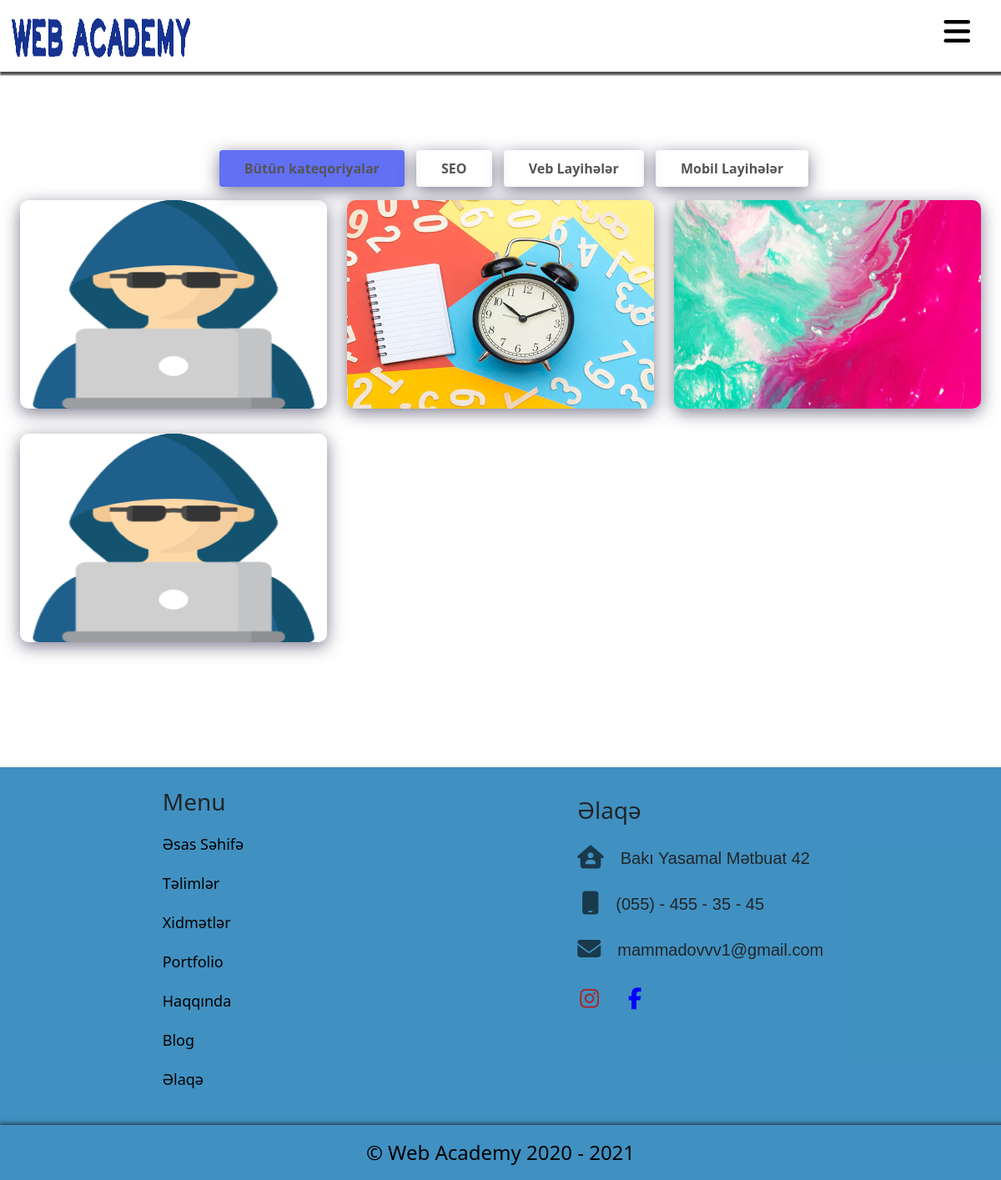
The app's page /portofilo.php with its own data.
### tables this page shows
CREATE TABLE `portfolio` (
  `id` bigint(20) UNSIGNED NOT NULL,
  `kateqoriya` varchar(250) NOT NULL,
  `adi` varchar(150) NOT NULL,
  `info` varchar(500) DEFAULT NULL,
  `link` varchar(150) NOT NULL,
  `status` enum('0','1') NOT NULL DEFAULT '0',
  `sekil` varchar(250) NOT NULL
);

CREATE TABLE `nizamlamalar` (
  `id` int(2) UNSIGNED NOT NULL,
  `basliq` varchar(256) NOT NULL,
  `aciqlama` varchar(256) NOT NULL,
  `robots` varchar(250) NOT NULL,
  `logo` varchar(250) NOT NULL,
  `unvan` varchar(150) NOT NULL,
  `email` varchar(100) NOT NULL,
  `tel` varchar(25) NOT NULL,
  `mobil` varchar(25) NOT NULL,
  `facebook` varchar(250) NOT NULL,
  `instagram` varchar(250) NOT NULL,
  `haqqinda` text NOT NULL,
  `sekil` varchar(250) NOT NULL,
  `slide1` varchar(250) NOT NULL,
  `slide2` varchar(250) NOT NULL,
  `slide3` varchar(250) NOT NULL
);

### admin/settings/code/front.php (called while the page is built, shortened)
<?php
$db = new DBConnection;
require_once 'admin/settings/class/general.php';
require_once 'admin/settings/class/crud.php';
$General =  new General;
$CRUD = new CRUD;
 $setting=$CRUD->Select('nizamlamalar');
 $portfolio=$CRUD->Select('portfolio',1,'where status<>1');
$portfoliokateqoriya=[];

### admin/settings/class/general.php (called while the page is built, shortened)
<?php
class General {
    public function SEO($str, $options = array())
    {
        $str = mb_convert_encoding((string) $str, "UTF-8", mb_list_encodings());
        $defaults = array(
            'delimiter' => '-',
            'limit' => null,
            'lowercase' => true,
            'replacements' => array(),
            'transliterate' => true
        );
        $options = array_merge($defaults, $options);
        $char_map = array(
            '©' => '(c)',
            'Ş' => 'S', 'İ' => 'I', 'Ç' => 'C', 'Ü' => 'U', 'Ö' => 'O', 'Ğ' => 'G', 'Ə' => 'E',
            'ş' => 's', 'ı' => 'i', 'ç' => 'c', 'ü' => 'u', 'ö' => 'o', 'ğ' => 'g', 'ə' => 'e'
        );
        $str = preg_replace(array_keys($options['replacements']), $options['replacements'], $str);
        if ($options['transliterate']) {
            $str = str_replace(array_keys($char_map), $char_map, $str);
        }
        $str = preg_replace('/[^\p{L}\p{Nd}]+/u', $options['delimiter'], $str);
        $str = preg_replace('/(' . preg_quote($options['delimiter'], '/') . '){2,}/', '$1', $str);
        $str = mb_substr($str, 0, ($options['limit'] ? $options['limit'] : mb_strlen($str, 'UTF-8')), 'UTF-8');
        $str = trim($str, $options['delimiter']);
        return $options['lowercase'] ? mb_strtolower($str, 'UTF-8') : $str;
    }
}

### admin/settings/class/crud.php (called while the page is built, shortened)
<?php
 class CRUD{
    public function Select($table,$multi=0,$where=null,$col="*",$arr=null)
    {
        global $db;
        $slc = $db->prepare("SELECT $col from $table $where ");
        $slc->execute($arr);
        return $multi==0 ? $slc->fetch(PDO::FETCH_ASSOC) : $slc->fetchAll(PDO::FETCH_ASSOC);
    }
 }

### portofilo.php (the view, shortened to what this page needs)
<?php require_once 'header.php' ?>
<section>
<div class="row portfolio ">
                    <div class="col-lg-12 ">
                        <div  class="project-gallery-filter d-flex justify-content-center">
                            <ul class="project-gallery-menu d-inline-block wow fadeInUp" data-wow-delay="0.3s">
                                <li class="filter active" data-filter="all">Bütün kateqoriyalar</li>
                                <?php for($i=0; $i <count($portfoliokateqoriya) ; $i++) {  ?>
                                <li class="filter" data-filter=".<?=$General->SEO($portfoliokateqoriya[$i])?>"><?=$portfoliokateqoriya[$i]?></li>
                                <?php }?>
                            </ul>
                        </div>
                        <div class="row category project-gallery-item">
                            <?php for($i=0; $i <count($portfolio) ; $i++) {  ?>
                            <div class="mix  col-md-6 col-lg-4 gallery-item   <?=$General->SEO($portfolio[$i]['kateqoriya'])?>">
                                <div class="gallery-item-content wow fadeInUp">
                                    <div class="item-thumbnail">
                                        <img src="<?=$portfolio[$i]['sekil']?>" width="120" height="250" alt="">
                                    </div>
                                </div>
                            </div>
                            <?php } ?>
                        </div>
                    </div>
                </div>
        </section>
        <?php require_once 'footer.php' ?>

### footer.php (shortened to what this page needs)
    <footer>
    <div class="row">
                <div class="footer  ">
                    <div class="footer_menu col-lg-2">
                        <ul>
                        <h3 >Menu</h3>
                            <li><a href="index.php">Əsas Səhifə</a></li>
                            <li><a href="training.php">Təlimlər</a></li>
                            <li><a href="services.php">Xidmətlər</a></li>
                            <li><a href="portofilo.php">Portfolio</a></li>
                            <li><a href="about.php">Haqqında</a></li>
                            <li><a href="blog.php">Blog</a></li>
                            <li><a href="contact.php">Əlaqə</a></li>
                        </ul>
                    </div>
                    <div class="foot_cntct ">
                        <div class="sos">
                            <ul>
                                  <h3>Əlaqə</h3>
                                <li><i class="fas fa-house-user "></i><span> <?= $setting['unvan'] ?> </span></li>
                                <li class="mobil"><i class="fas fa-mobile"></i> <span> <?= $setting['mobil'] ?></span></li>
                                <li><i class="fas fa-envelope"></i></i><span> <?= $setting['email'] ?> </span></li>
                            </ul>
                        </div>
                        <div class="social">
                            <a href="<?= $setting['instagram'] ?>" title="İnstagram"><i class="fab fa-instagram"></i></a>
                            <a href="<?= $setting['facebook'] ?>" title="Faceebook"><i class="fab fa-facebook-f"></i></a>
                        </div>
                    </div>
                </div>
                <div class="copy">
                    <p>  © Web Academy <?= date("Y") == "2020" ? "2020" : "2020 - " . date("Y") ?></p>
                </div>
            </footer>
        </body>
</html>

### assets/style.css (style rules this page uses)
* { margin: 0; padding: 0; box-sizing: border-box; list-style: none; }
.row { margin-right: 0 !important; margin-left: 0; }
.project-gallery-menu .active { background-color: #6270f5; }
.filter { font-size: 16px; font-weight: 600; padding: 10px 30px; display: inline-block !important; border-radius: 4px; cursor: pointer; margin: 0px 5px; transition: all 0.3s ease-in; outline: none; color: #555; box-shadow: 0px 5px 20px 0px rgba(71, 69, 97, 0.7); }
.gallery-item-content { border-radius: 10px; margin-bottom: 30px; box-shadow: 0px 5px 20px 0px rgba(71, 69, 97, 0.7); }
.gallery-item-content .item-thumbnail { position: relative; overflow: hidden; }
.gallery-item-content .item-thumbnail img { width: 100%; border-radius: 10px; }
section { margin-top: 180px; }
footer { background-color: rgba(39, 131, 185, 0.884); margin-top: 120px; }
.footer { display: flex; justify-content: space-around; margin-top: 25px; }
.footer li { list-style: none; }
.footer_menu li a { text-decoration: none; color: #000; display: block; margin-top: 20px; font-size: 18px; transition: 2s; }
.sos ul li { display: flex; margin-top: 25px; font-size: 20px; font-family: Arial, Helvetica, sans-serif; }
.sos span { margin-left: 20px; font-size: 20px; }
.fa-mobile { padding-left: 5px; }
.foot_cntct { margin-right: 50px; }
.sos i { color: #000; font-size: 28px; opacity: .6; display: block; }
.sos h3 { margin-top: 10px !important; }
.social { display: flex; }
.social a { margin-top: 15px; margin-left: 35px; }
.social i { font-size: 26px; }
.fa-instagram { color: brown; }
.fa-facebook-f { color: blue; }
.copy { width: 100%; margin-top: 25px; box-shadow: 5px 5px 6px 6px; }
.copy p { padding: 15px; font-size: 24px; color: #000; text-align: center; margin-bottom: 0; }

### records on screen
portfolio: sekil (picture)
portfolio: sekil (picture)
portfolio: sekil (picture)
portfolio: sekil (picture)
nizamlamalar: unvan "Bakı Yasamal Mətbuat 42", mobil "(055) - 455 - 35 - 45", email "mammadovvv1@gmail.com"

### other values on screen
$portfoliokateqoriya[$i] "SEO"
$portfoliokateqoriya[$i] "Veb Layihələr"
$portfoliokateqoriya[$i] "Mobil Layihələr"
